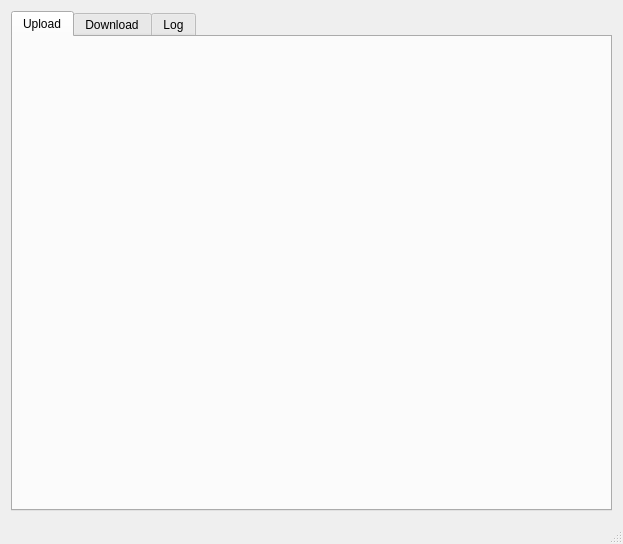
<?xml version="1.0" encoding="UTF-8"?>
<ui version="4.0">
 <class>UploaderWindow</class>
 <widget class="QMainWindow" name="UploaderWindow">
  <property name="enabled">
   <bool>true</bool>
  </property>
  <property name="geometry">
   <rect>
    <x>0</x>
    <y>0</y>
    <width>623</width>
    <height>544</height>
   </rect>
  </property>
  <property name="sizePolicy">
   <sizepolicy hsizetype="Fixed" vsizetype="Fixed">
    <horstretch>0</horstretch>
    <verstretch>0</verstretch>
   </sizepolicy>
  </property>
  <property name="windowTitle">
   <string>File Uploader</string>
  </property>
  <widget class="QWidget" name="centralWidget">
   <layout class="QGridLayout" name="gridLayout">
    <item row="0" column="0">
     <layout class="QVBoxLayout" name="verticalLayout" stretch="0">
      <item>
       <widget class="QTabWidget" name="tabWidget">
        <property name="sizePolicy">
         <sizepolicy hsizetype="Expanding" vsizetype="Expanding">
          <horstretch>1</horstretch>
          <verstretch>1</verstretch>
         </sizepolicy>
        </property>
        <property name="currentIndex">
         <number>0</number>
        </property>
        <widget class="QWidget" name="uploaderTab">
         <attribute name="title">
          <string>Upload</string>
         </attribute>
        </widget>
        <widget class="QWidget" name="downloaderTab">
         <attribute name="title">
          <string>Download</string>
         </attribute>
        </widget>
        <widget class="QWidget" name="logTab">
         <attribute name="title">
          <string>Log</string>
         </attribute>
         <widget class="QTextBrowser" name="textBrowser">
          <property name="geometry">
           <rect>
            <x>0</x>
            <y>0</y>
            <width>591</width>
            <height>471</height>
           </rect>
          </property>
         </widget>
        </widget>
       </widget>
      </item>
     </layout>
    </item>
   </layout>
  </widget>
  <widget class="QStatusBar" name="statusBar"/>
 </widget>
 <layoutdefault spacing="6" margin="11"/>
 <resources/>
 <connections/>
</ui>
